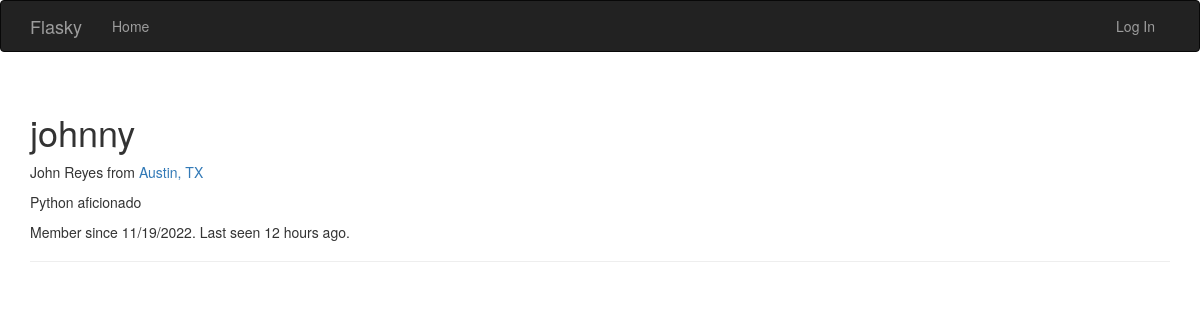
The app's page /user/johnny, older data.
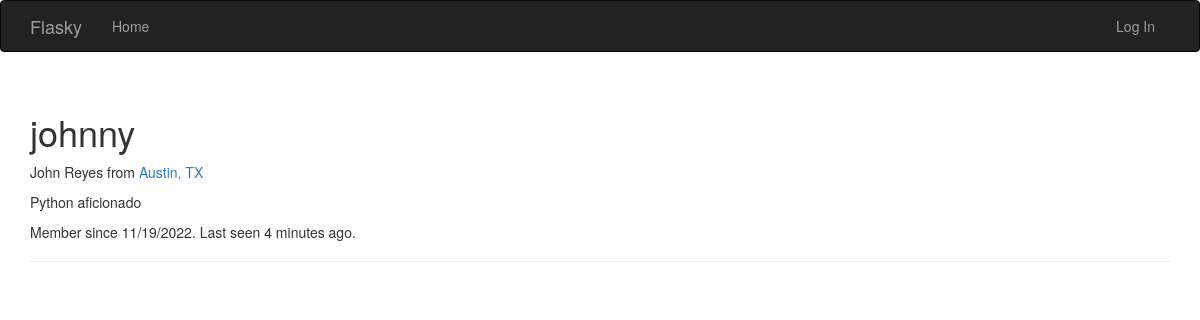
The same page, newer data.
### app/models.py (models this page shows, shortened)
class User(UserMixin, db.Model):
    __tablename__ = 'users'
    id = db.Column(db.Integer, primary_key=True)
    email = db.Column(db.String(64), unique=True, index=True)
    username = db.Column(db.String(64), unique=True, index=True)
    role_id = db.Column(db.Integer, db.ForeignKey('roles.id'))
    password_hash = db.Column(db.String(128))
    confirmed = db.Column(db.Boolean, default=False)
    name = db.Column(db.String(64))
    location = db.Column(db.String(64))
    about_me = db.Column(db.Text())
    member_since = db.Column(db.DateTime(), default=datetime.utcnow)
    last_seen = db.Column(db.DateTime(), default=datetime.utcnow)
    @property
    def password(self):
        raise AttributeError('password is not a readable attribute')

### app/main/views.py (the view)
@main.route('/user/<username>')
def user(username):
    user = User.query.filter_by(username=username).first_or_404()
    return render_template('user.html', user=user)

### app/auth/views.py (called while the page is built)
@auth.before_app_request
def before_request():
    if current_user.is_authenticated:
        current_user.ping()
        if not current_user.confirmed \
                and request.endpoint \
                and request.blueprint != 'auth' \
                and request.endpoint != 'static':
            return redirect(url_for('auth.unconfirmed'))

### app/main/__init__.py (called while the page is built)
@main.app_context_processor
def inject_permissions():
    return dict(Permission=Permission)

### app/models.py (called while the page is built)
    def is_administrator(self):
        return False

### app/templates/user.html (shortened to what this page needs)
{% extends "base.html" %}
{% block page_content %}
<div class="page-header">
    <h1>{{ user.username }}</h1>
    {% if user.name or user.location %}
    <p>
        {% if user.name %}{{ user.name }}{% endif %}
        {% if user.location %}
            from <a href="http://maps.google.com/?q={{ user.location }}">{{ user.location }}</a>
        {% endif %}
    </p>
    {% endif %}
    {% if user.about_me %}<p>{{ user.about_me }}</p>{% endif %}
    <p>Member since {{ moment(user.member_since).format('L') }}. Last seen {{ moment(user.last_seen).fromNow() }}.</p>
</div>
{% endblock %}

### app/templates/base.html (shortened to what this page needs)
{% extends "bootstrap/base.html" %}
{% block head %}
{{ super() }}
{% endblock %}
{% block navbar %}
<div class="navbar navbar-inverse" role="navigation">
    <div class="container">
        <div class="navbar-header">
            <a class="navbar-brand" href="{{ url_for('main.index') }}">Flasky</a>
        </div>
        <div class="navbar-collapse collapse">
            <ul class="nav navbar-nav">
                <li><a href="{{ url_for('main.index') }}">Home</a></li>
            </ul>
            <ul class="nav navbar-nav navbar-right">
                {% if current_user.is_authenticated %}
                <li class="dropdown">
                    <a href="#" class="dropdown-toggle" data-toggle="dropdown">Account<b class="caret"></b></a>
                    <ul class="dropdown-menu">
                        <li><a href="{{ url_for('auth.change_password') }}">Change Password</a></li>
                        <li><a href="{{ url_for('auth.change_email_request') }}">Change Email</a></li>
                        <li><a href="{{ url_for('auth.logout') }}">Log Out</a></li>
                    </ul>
                </li>
                {% else %}
                <li><a href="{{ url_for('auth.login') }}">Log In</a> </li>
                {% endif %}
            </ul>
        </div>
    </div>
</div>
{% endblock %}
{% block content %}
<div class="container">
    {% block page_content %}{% endblock %}
</div>
{% endblock %}

Row changes from the older to the newer data that the page shows:
changed User "johnny": last_seen "12 hours ago" → "4 minutes ago"
